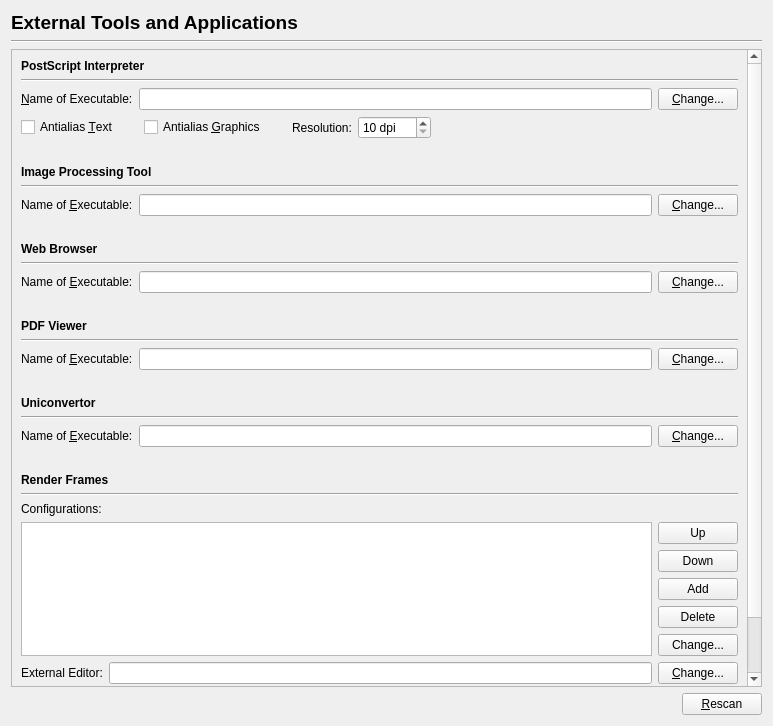
<?xml version="1.0" encoding="UTF-8"?>
<ui version="4.0">
 <class>Prefs_ExternalTools</class>
 <widget class="QWidget" name="Prefs_ExternalTools">
  <property name="geometry">
   <rect>
    <x>0</x>
    <y>0</y>
    <width>773</width>
    <height>726</height>
   </rect>
  </property>
  <property name="windowTitle">
   <string>External Tools</string>
  </property>
  <layout class="QVBoxLayout" name="verticalLayout">
   <item>
    <widget class="QLabel" name="label_6">
     <property name="font">
      <font>
       <pointsize>14</pointsize>
       <weight>75</weight>
       <bold>true</bold>
      </font>
     </property>
     <property name="text">
      <string>External Tools and Applications</string>
     </property>
    </widget>
   </item>
   <item>
    <widget class="Line" name="line_5">
     <property name="orientation">
      <enum>Qt::Horizontal</enum>
     </property>
    </widget>
   </item>
   <item>
    <widget class="QScrollArea" name="scrollArea">
     <property name="widgetResizable">
      <bool>true</bool>
     </property>
     <widget class="QWidget" name="scrollAreaWidgetContents">
      <property name="geometry">
       <rect>
        <x>0</x>
        <y>0</y>
        <width>732</width>
        <height>969</height>
       </rect>
      </property>
      <layout class="QVBoxLayout" name="verticalLayout_3">
       <item>
        <widget class="QLabel" name="label_2">
         <property name="font">
          <font>
           <weight>75</weight>
           <bold>true</bold>
          </font>
         </property>
         <property name="text">
          <string>PostScript Interpreter</string>
         </property>
        </widget>
       </item>
       <item>
        <widget class="Line" name="line">
         <property name="orientation">
          <enum>Qt::Horizontal</enum>
         </property>
        </widget>
       </item>
       <item>
        <layout class="QHBoxLayout">
         <item>
          <widget class="QLabel" name="psToolLabel">
           <property name="text">
            <string>&amp;Name of Executable:</string>
           </property>
           <property name="wordWrap">
            <bool>false</bool>
           </property>
           <property name="buddy">
            <cstring>psToolLineEdit</cstring>
           </property>
          </widget>
         </item>
         <item>
          <widget class="QLineEdit" name="psToolLineEdit">
           <property name="toolTip">
            <string>&lt;qt&gt;Add the path for the Ghostscript interpreter. On Windows, please note it is important to note you need to use the program named gswin32c.exe - NOT gswin32.exe. Otherwise, this maybe cause a hang when starting Scribus.&lt;/qt&gt;</string>
           </property>
          </widget>
         </item>
         <item>
          <widget class="QPushButton" name="psToolChangeButton">
           <property name="text">
            <string>&amp;Change...</string>
           </property>
           <property name="shortcut">
            <string>Alt+C</string>
           </property>
          </widget>
         </item>
        </layout>
       </item>
       <item>
        <layout class="QHBoxLayout">
         <item>
          <widget class="QCheckBox" name="psAntialiasTextCheckBox">
           <property name="toolTip">
            <string>Antialias text for EPS and PDF onscreen rendering</string>
           </property>
           <property name="text">
            <string>Antialias &amp;Text</string>
           </property>
           <property name="shortcut">
            <string>Alt+T</string>
           </property>
          </widget>
         </item>
         <item>
          <spacer>
           <property name="orientation">
            <enum>Qt::Horizontal</enum>
           </property>
           <property name="sizeType">
            <enum>QSizePolicy::Minimum</enum>
           </property>
           <property name="sizeHint" stdset="0">
            <size>
             <width>20</width>
             <height>20</height>
            </size>
           </property>
          </spacer>
         </item>
         <item>
          <widget class="QCheckBox" name="psAntialiasGraphicsCheckBox">
           <property name="toolTip">
            <string>Antialias graphics for EPS and PDF onscreen rendering</string>
           </property>
           <property name="text">
            <string>Antialias &amp;Graphics</string>
           </property>
           <property name="shortcut">
            <string>Alt+G</string>
           </property>
          </widget>
         </item>
         <item>
          <spacer>
           <property name="orientation">
            <enum>Qt::Horizontal</enum>
           </property>
           <property name="sizeType">
            <enum>QSizePolicy::Minimum</enum>
           </property>
           <property name="sizeHint" stdset="0">
            <size>
             <width>20</width>
             <height>20</height>
            </size>
           </property>
          </spacer>
         </item>
         <item>
          <widget class="QLabel" name="psResolutionLabel">
           <property name="text">
            <string>Resolution:</string>
           </property>
           <property name="wordWrap">
            <bool>false</bool>
           </property>
           <property name="buddy">
            <cstring>psResolutionSpinBox</cstring>
           </property>
          </widget>
         </item>
         <item>
          <widget class="QSpinBox" name="psResolutionSpinBox">
           <property name="suffix">
            <string> dpi</string>
           </property>
           <property name="minimum">
            <number>10</number>
           </property>
           <property name="maximum">
            <number>2400</number>
           </property>
          </widget>
         </item>
         <item>
          <spacer name="horizontalSpacer">
           <property name="orientation">
            <enum>Qt::Horizontal</enum>
           </property>
           <property name="sizeHint" stdset="0">
            <size>
             <width>40</width>
             <height>20</height>
            </size>
           </property>
          </spacer>
         </item>
        </layout>
       </item>
       <item>
        <spacer name="verticalSpacer">
         <property name="orientation">
          <enum>Qt::Vertical</enum>
         </property>
         <property name="sizeType">
          <enum>QSizePolicy::Fixed</enum>
         </property>
         <property name="sizeHint" stdset="0">
          <size>
           <width>20</width>
           <height>20</height>
          </size>
         </property>
        </spacer>
       </item>
       <item>
        <widget class="QLabel" name="label_3">
         <property name="font">
          <font>
           <weight>75</weight>
           <bold>true</bold>
          </font>
         </property>
         <property name="text">
          <string>Image Processing Tool</string>
         </property>
        </widget>
       </item>
       <item>
        <widget class="Line" name="line_3">
         <property name="orientation">
          <enum>Qt::Horizontal</enum>
         </property>
        </widget>
       </item>
       <item>
        <layout class="QHBoxLayout" name="horizontalLayout_3">
         <item>
          <widget class="QLabel" name="imageToolLabel">
           <property name="text">
            <string>Name of &amp;Executable:</string>
           </property>
           <property name="wordWrap">
            <bool>false</bool>
           </property>
           <property name="buddy">
            <cstring>imageToolLineEdit</cstring>
           </property>
          </widget>
         </item>
         <item>
          <widget class="QLineEdit" name="imageToolLineEdit">
           <property name="toolTip">
            <string>&lt;qt&gt;File system location for graphics editor&lt;/qt&gt;</string>
           </property>
          </widget>
         </item>
         <item>
          <widget class="QPushButton" name="imageToolChangeButton">
           <property name="text">
            <string>&amp;Change...</string>
           </property>
           <property name="shortcut">
            <string>Alt+C</string>
           </property>
          </widget>
         </item>
        </layout>
       </item>
       <item>
        <spacer name="verticalSpacer_2">
         <property name="orientation">
          <enum>Qt::Vertical</enum>
         </property>
         <property name="sizeType">
          <enum>QSizePolicy::Fixed</enum>
         </property>
         <property name="sizeHint" stdset="0">
          <size>
           <width>20</width>
           <height>20</height>
          </size>
         </property>
        </spacer>
       </item>
       <item>
        <widget class="QLabel" name="label_4">
         <property name="font">
          <font>
           <weight>75</weight>
           <bold>true</bold>
          </font>
         </property>
         <property name="text">
          <string>Web Browser</string>
         </property>
        </widget>
       </item>
       <item>
        <widget class="Line" name="line_4">
         <property name="orientation">
          <enum>Qt::Horizontal</enum>
         </property>
        </widget>
       </item>
       <item>
        <layout class="QHBoxLayout" name="horizontalLayout_4">
         <item>
          <widget class="QLabel" name="webBrowserLabel">
           <property name="text">
            <string>Name of &amp;Executable:</string>
           </property>
           <property name="wordWrap">
            <bool>false</bool>
           </property>
           <property name="buddy">
            <cstring>imageToolLineEdit</cstring>
           </property>
          </widget>
         </item>
         <item>
          <widget class="QLineEdit" name="webBrowserLineEdit">
           <property name="toolTip">
            <string>&lt;qt&gt;File system location for web browser&lt;/qt&gt;</string>
           </property>
          </widget>
         </item>
         <item>
          <widget class="QPushButton" name="webBrowserChangeButton">
           <property name="text">
            <string>&amp;Change...</string>
           </property>
           <property name="shortcut">
            <string>Alt+C</string>
           </property>
          </widget>
         </item>
        </layout>
       </item>
       <item>
        <spacer name="verticalSpacer_3">
         <property name="orientation">
          <enum>Qt::Vertical</enum>
         </property>
         <property name="sizeType">
          <enum>QSizePolicy::Fixed</enum>
         </property>
         <property name="sizeHint" stdset="0">
          <size>
           <width>20</width>
           <height>20</height>
          </size>
         </property>
        </spacer>
       </item>
       <item>
        <widget class="QLabel" name="label_8">
         <property name="font">
          <font>
           <weight>75</weight>
           <bold>true</bold>
          </font>
         </property>
         <property name="text">
          <string>PDF Viewer</string>
         </property>
        </widget>
       </item>
       <item>
        <widget class="Line" name="line_6">
         <property name="orientation">
          <enum>Qt::Horizontal</enum>
         </property>
        </widget>
       </item>
       <item>
        <layout class="QHBoxLayout" name="horizontalLayout_2">
         <item>
          <widget class="QLabel" name="pdfViewerLabel">
           <property name="text">
            <string>Name of &amp;Executable:</string>
           </property>
           <property name="buddy">
            <cstring>pdfViewerLineEdit</cstring>
           </property>
          </widget>
         </item>
         <item>
          <widget class="QLineEdit" name="pdfViewerLineEdit">
           <property name="toolTip">
            <string>&lt;qt&gt;File system location for PDF viewer&lt;/qt&gt;</string>
           </property>
          </widget>
         </item>
         <item>
          <widget class="QPushButton" name="pdfViewerChangeButton">
           <property name="text">
            <string>&amp;Change...</string>
           </property>
          </widget>
         </item>
        </layout>
       </item>
       <item>
        <spacer name="verticalSpacer_6">
         <property name="orientation">
          <enum>Qt::Vertical</enum>
         </property>
         <property name="sizeType">
          <enum>QSizePolicy::Fixed</enum>
         </property>
         <property name="sizeHint" stdset="0">
          <size>
           <width>20</width>
           <height>20</height>
          </size>
         </property>
        </spacer>
       </item>
       <item>
        <widget class="QLabel" name="label_7">
         <property name="font">
          <font>
           <weight>75</weight>
           <bold>true</bold>
          </font>
         </property>
         <property name="text">
          <string>Uniconvertor</string>
         </property>
        </widget>
       </item>
       <item>
        <widget class="Line" name="line_7">
         <property name="orientation">
          <enum>Qt::Horizontal</enum>
         </property>
        </widget>
       </item>
       <item>
        <layout class="QHBoxLayout" name="horizontalLayout_5">
         <item>
          <widget class="QLabel" name="uniconverterLabel">
           <property name="text">
            <string>Name of &amp;Executable:</string>
           </property>
           <property name="wordWrap">
            <bool>false</bool>
           </property>
           <property name="buddy">
            <cstring>imageToolLineEdit</cstring>
           </property>
          </widget>
         </item>
         <item>
          <widget class="QLineEdit" name="uniconvertorLineEdit">
           <property name="toolTip">
            <string>&lt;qt&gt;File system location for Uniconvertor&lt;/qt&gt;</string>
           </property>
          </widget>
         </item>
         <item>
          <widget class="QPushButton" name="uniconvertorChangeButton">
           <property name="text">
            <string>&amp;Change...</string>
           </property>
           <property name="shortcut">
            <string>Alt+C</string>
           </property>
          </widget>
         </item>
        </layout>
       </item>
       <item>
        <spacer name="verticalSpacer_5">
         <property name="orientation">
          <enum>Qt::Vertical</enum>
         </property>
         <property name="sizeType">
          <enum>QSizePolicy::Fixed</enum>
         </property>
         <property name="sizeHint" stdset="0">
          <size>
           <width>20</width>
           <height>20</height>
          </size>
         </property>
        </spacer>
       </item>
       <item>
        <widget class="QLabel" name="label_5">
         <property name="font">
          <font>
           <weight>75</weight>
           <bold>true</bold>
          </font>
         </property>
         <property name="text">
          <string>Render Frames</string>
         </property>
        </widget>
       </item>
       <item>
        <widget class="Line" name="line_2">
         <property name="orientation">
          <enum>Qt::Horizontal</enum>
         </property>
        </widget>
       </item>
       <item>
        <widget class="QLabel" name="label">
         <property name="text">
          <string>Configurations:</string>
         </property>
        </widget>
       </item>
       <item>
        <layout class="QHBoxLayout" name="horizontalLayout">
         <item>
          <widget class="QListWidget" name="latexConfigsListWidget"/>
         </item>
         <item>
          <layout class="QVBoxLayout" name="verticalLayout_2">
           <property name="spacing">
            <number>6</number>
           </property>
           <item>
            <widget class="QPushButton" name="latexConfigUpButton">
             <property name="text">
              <string>Up</string>
             </property>
            </widget>
           </item>
           <item>
            <widget class="QPushButton" name="latexConfigDownButton">
             <property name="text">
              <string>Down</string>
             </property>
            </widget>
           </item>
           <item>
            <widget class="QPushButton" name="latexConfigAddButton">
             <property name="text">
              <string>Add</string>
             </property>
            </widget>
           </item>
           <item>
            <widget class="QPushButton" name="latexConfigDeleteButton">
             <property name="text">
              <string>Delete</string>
             </property>
            </widget>
           </item>
           <item>
            <widget class="QPushButton" name="latexConfigChangeCommandButton">
             <property name="text">
              <string>Change...</string>
             </property>
            </widget>
           </item>
          </layout>
         </item>
        </layout>
       </item>
       <item>
        <layout class="QHBoxLayout">
         <item>
          <widget class="QLabel" name="latexEditorLabel">
           <property name="text">
            <string>External Editor:</string>
           </property>
           <property name="wordWrap">
            <bool>false</bool>
           </property>
           <property name="buddy">
            <cstring>latexEditorLineEdit</cstring>
           </property>
          </widget>
         </item>
         <item>
          <widget class="QLineEdit" name="latexEditorLineEdit">
           <property name="toolTip">
            <string>&lt;qt&gt;Path to the editor executable&lt;/qt&gt;</string>
           </property>
          </widget>
         </item>
         <item>
          <widget class="QPushButton" name="latexEditorChangeButton">
           <property name="text">
            <string>&amp;Change...</string>
           </property>
           <property name="shortcut">
            <string>Alt+C</string>
           </property>
          </widget>
         </item>
        </layout>
       </item>
       <item>
        <layout class="QHBoxLayout">
         <item>
          <widget class="QCheckBox" name="latexEmptyFrameCheckBox">
           <property name="text">
            <string>Start with empty frame</string>
           </property>
          </widget>
         </item>
         <item>
          <spacer>
           <property name="orientation">
            <enum>Qt::Horizontal</enum>
           </property>
           <property name="sizeType">
            <enum>QSizePolicy::Minimum</enum>
           </property>
           <property name="sizeHint" stdset="0">
            <size>
             <width>20</width>
             <height>20</height>
            </size>
           </property>
          </spacer>
         </item>
         <item>
          <widget class="QCheckBox" name="latexEmbeddedEditorCheckBox">
           <property name="enabled">
            <bool>true</bool>
           </property>
           <property name="text">
            <string>Use Embedded Editor</string>
           </property>
          </widget>
         </item>
         <item>
          <spacer name="horizontalSpacer_2">
           <property name="orientation">
            <enum>Qt::Horizontal</enum>
           </property>
           <property name="sizeHint" stdset="0">
            <size>
             <width>40</width>
             <height>20</height>
            </size>
           </property>
          </spacer>
         </item>
        </layout>
       </item>
       <item>
        <layout class="QHBoxLayout">
         <item>
          <widget class="QCheckBox" name="latexForceDPICheckBox">
           <property name="toolTip">
            <string>Always use the configured DPI setting for calculating the size, even if the image file reports something different</string>
           </property>
           <property name="text">
            <string>Force DPI</string>
           </property>
          </widget>
         </item>
         <item>
          <spacer>
           <property name="orientation">
            <enum>Qt::Horizontal</enum>
           </property>
           <property name="sizeType">
            <enum>QSizePolicy::Fixed</enum>
           </property>
           <property name="sizeHint" stdset="0">
            <size>
             <width>20</width>
             <height>20</height>
            </size>
           </property>
          </spacer>
         </item>
         <item>
          <widget class="QLabel" name="latexResolutionLabel">
           <property name="text">
            <string>Resolution:</string>
           </property>
           <property name="wordWrap">
            <bool>false</bool>
           </property>
           <property name="buddy">
            <cstring>latexResolutionSpinBox</cstring>
           </property>
          </widget>
         </item>
         <item>
          <widget class="QSpinBox" name="latexResolutionSpinBox">
           <property name="suffix">
            <string> dpi</string>
           </property>
           <property name="minimum">
            <number>10</number>
           </property>
           <property name="maximum">
            <number>2400</number>
           </property>
          </widget>
         </item>
         <item>
          <spacer name="horizontalSpacer_3">
           <property name="orientation">
            <enum>Qt::Horizontal</enum>
           </property>
           <property name="sizeHint" stdset="0">
            <size>
             <width>40</width>
             <height>20</height>
            </size>
           </property>
          </spacer>
         </item>
        </layout>
       </item>
       <item>
        <spacer name="verticalSpacer_4">
         <property name="orientation">
          <enum>Qt::Vertical</enum>
         </property>
         <property name="sizeType">
          <enum>QSizePolicy::MinimumExpanding</enum>
         </property>
         <property name="sizeHint" stdset="0">
          <size>
           <width>20</width>
           <height>0</height>
          </size>
         </property>
        </spacer>
       </item>
      </layout>
     </widget>
    </widget>
   </item>
   <item>
    <layout class="QHBoxLayout">
     <item>
      <spacer>
       <property name="orientation">
        <enum>Qt::Horizontal</enum>
       </property>
       <property name="sizeType">
        <enum>QSizePolicy::Expanding</enum>
       </property>
       <property name="sizeHint" stdset="0">
        <size>
         <width>161</width>
         <height>21</height>
        </size>
       </property>
      </spacer>
     </item>
     <item>
      <widget class="QPushButton" name="rescanButton">
       <property name="toolTip">
        <string>Rescan for the external tools if they do not exist in the already specified location</string>
       </property>
       <property name="text">
        <string>&amp;Rescan</string>
       </property>
       <property name="shortcut">
        <string>Alt+R</string>
       </property>
      </widget>
     </item>
    </layout>
   </item>
  </layout>
 </widget>
 <tabstops>
  <tabstop>scrollArea</tabstop>
  <tabstop>psToolLineEdit</tabstop>
  <tabstop>psToolChangeButton</tabstop>
  <tabstop>psAntialiasTextCheckBox</tabstop>
  <tabstop>psAntialiasGraphicsCheckBox</tabstop>
  <tabstop>psResolutionSpinBox</tabstop>
  <tabstop>imageToolLineEdit</tabstop>
  <tabstop>imageToolChangeButton</tabstop>
  <tabstop>webBrowserLineEdit</tabstop>
  <tabstop>webBrowserChangeButton</tabstop>
  <tabstop>pdfViewerLineEdit</tabstop>
  <tabstop>pdfViewerChangeButton</tabstop>
  <tabstop>uniconvertorLineEdit</tabstop>
  <tabstop>uniconvertorChangeButton</tabstop>
  <tabstop>latexConfigsListWidget</tabstop>
  <tabstop>latexEditorLineEdit</tabstop>
  <tabstop>latexEmptyFrameCheckBox</tabstop>
  <tabstop>latexEmbeddedEditorCheckBox</tabstop>
  <tabstop>latexForceDPICheckBox</tabstop>
  <tabstop>latexResolutionSpinBox</tabstop>
  <tabstop>latexConfigUpButton</tabstop>
  <tabstop>latexConfigDownButton</tabstop>
  <tabstop>latexConfigAddButton</tabstop>
  <tabstop>latexConfigDeleteButton</tabstop>
  <tabstop>latexConfigChangeCommandButton</tabstop>
  <tabstop>latexEditorChangeButton</tabstop>
  <tabstop>rescanButton</tabstop>
 </tabstops>
 <resources/>
 <connections/>
</ui>
